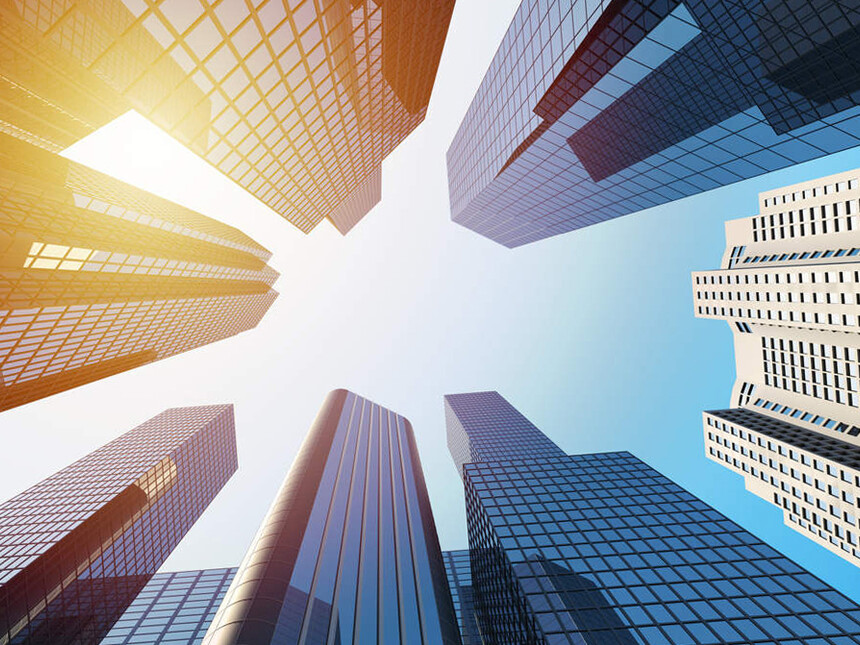
#> input picture img_predios_colorida.jpg, 860 x 645 px, found by its file name
$ python RotateImage.py
#> lines starting #> are read from the running program, lines starting #| are printed output that depends on the picture
import cv2

img = cv2.imread('C:\\00Compartilhada\\3P-ADS_Noturno\\Python\\img_predios_colorida.jpg')
#> img is the input picture: shape (645, 860, 3); mean B, G, R 162.7, 160.4, 158.2

#captura altura e largura
(alt, lar) = img.shape[:2]
#> alt = 645; lar = 860

#acha o centro
centro = (lar // 2, alt // 2)
#> centro = (430, 322)

M = cv2.getRotationMatrix2D(centro, 30, 1.0) #30 graus
img_rotacionada = cv2.warpAffine(img, M, (lar, alt))
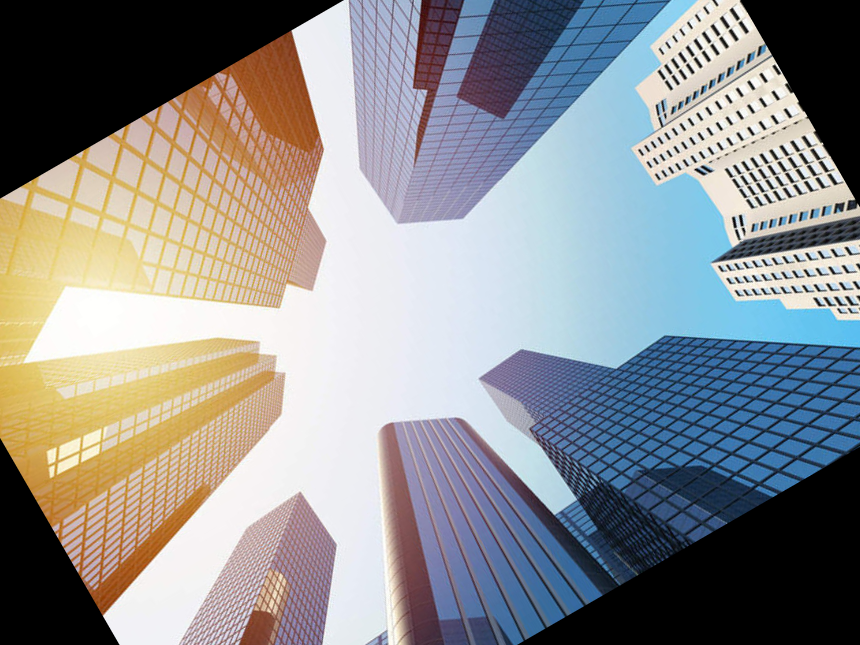
#> img_rotacionada: shape (645, 860, 3); mean B, G, R 143.5, 142.2, 140.7
cv2.imshow("Imagem rotacionada em 45 graus", img_rotacionada)
cv2.waitKey(0)
